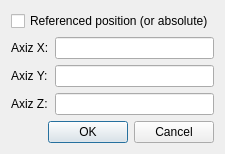
<?xml version="1.0" encoding="UTF-8"?>
<ui version="4.0">
 <class>SdDEnterPosition</class>
 <widget class="QDialog" name="SdDEnterPosition">
  <property name="windowModality">
   <enum>Qt::WindowModal</enum>
  </property>
  <property name="geometry">
   <rect>
    <x>0</x>
    <y>0</y>
    <width>219</width>
    <height>153</height>
   </rect>
  </property>
  <property name="windowTitle">
   <string>Dialog</string>
  </property>
  <layout class="QVBoxLayout" name="verticalLayout">
   <item>
    <widget class="QCheckBox" name="mRef">
     <property name="text">
      <string>Referenced position (or absolute)</string>
     </property>
    </widget>
   </item>
   <item>
    <layout class="QFormLayout" name="formLayout">
     <item row="0" column="0">
      <widget class="QLabel" name="label">
       <property name="text">
        <string>Axiz X:</string>
       </property>
      </widget>
     </item>
     <item row="0" column="1">
      <widget class="QLineEdit" name="mX"/>
     </item>
     <item row="1" column="0">
      <widget class="QLabel" name="label_2">
       <property name="text">
        <string>Axiz Y:</string>
       </property>
      </widget>
     </item>
     <item row="1" column="1">
      <widget class="QLineEdit" name="mY"/>
     </item>
     <item row="2" column="0">
      <widget class="QLabel" name="label_3">
       <property name="text">
        <string>Axiz Z:</string>
       </property>
      </widget>
     </item>
     <item row="2" column="1">
      <widget class="QLineEdit" name="mZ"/>
     </item>
    </layout>
   </item>
   <item>
    <widget class="QDialogButtonBox" name="buttonBox">
     <property name="orientation">
      <enum>Qt::Horizontal</enum>
     </property>
     <property name="standardButtons">
      <set>QDialogButtonBox::Cancel|QDialogButtonBox::Ok</set>
     </property>
    </widget>
   </item>
  </layout>
 </widget>
 <resources/>
 <connections>
  <connection>
   <sender>buttonBox</sender>
   <signal>accepted()</signal>
   <receiver>SdDEnterPosition</receiver>
   <slot>accept()</slot>
   <hints>
    <hint type="sourcelabel">
     <x>248</x>
     <y>254</y>
    </hint>
    <hint type="destinationlabel">
     <x>157</x>
     <y>274</y>
    </hint>
   </hints>
  </connection>
  <connection>
   <sender>buttonBox</sender>
   <signal>rejected()</signal>
   <receiver>SdDEnterPosition</receiver>
   <slot>reject()</slot>
   <hints>
    <hint type="sourcelabel">
     <x>316</x>
     <y>260</y>
    </hint>
    <hint type="destinationlabel">
     <x>286</x>
     <y>274</y>
    </hint>
   </hints>
  </connection>
 </connections>
</ui>
